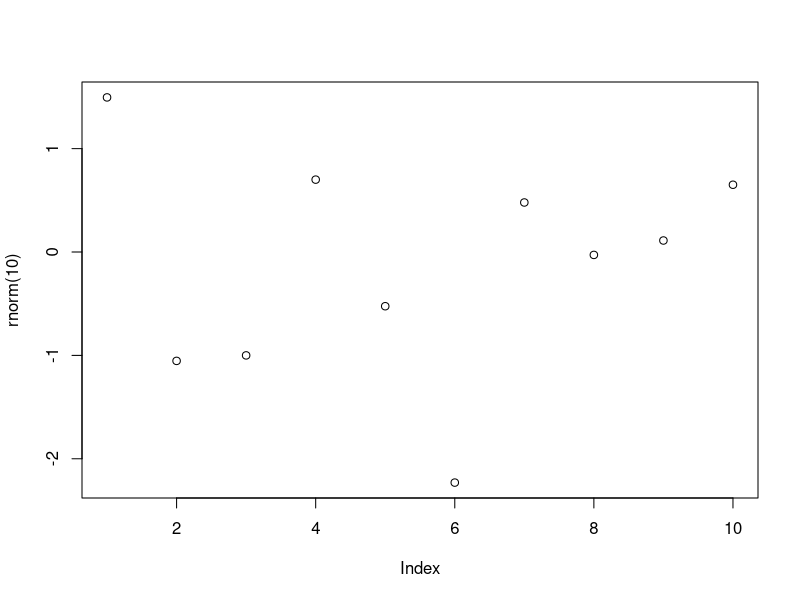

Write the R code that produced this figure. (Note: this script raises an error after producing the figure.)
# Help
?sample
args(sample)
args(mean)
args(sd)

# Funções Built-in
abs(-43)
sum(c(1:5))
mean(c(1:5))
round(c(1.1:5.8))
rev(c(1:5))
seq(1:5)
sort(rev(c(1:5)))
append(c(1:5), 6)

vec1 <- c(1.5, 2.5, 8.4, 3.7, 6.3)
vec2 <- rev(vec1)
vec2

# Funções dentro de funções
plot(rnorm(10))
mean(c(abs(vec1), abs(vec2)))

# Criando funções
myfunc <- function(x) { x + x}
myfunc(10)
class(myfunc)

myfunc2 <- function(a, b) {
  valor = a ^ b
  print(valor)
}
myfunc2(3,2)

jogando_dados <- function() {
  num <- sample(1:6, size = 1)
  num
}

jogando_dados()

# Escopo
print(num)
num <- c(1:6)
num

# Funções sem argumento
vec1 <- (10:13)
vec2 <- c('a', 'b', 'c', 'd')
vec3 <- c(6.5, 9.2, 11.9, 5.1)

myfunc3 <- function(...){
  df = data.frame(cbind(...))
  print(df)
}

myfunc3(vec1)

myfunc3(vec2, vec3)

myfunc3(vec1, vec2, vec3)

# Funções Built-in

x <- 1:1000000

# Função que calcula a raiz quadrada de cada elemento de um vetor
meu_sqrt <- function(numeros){
  resp <- numeric(length(numeros))
  for(i in seq_along(numeros)){
    resp[i] <- sqrt(numeros[i])
  }
  return(resp)
}

system.time(x2a <- meu_sqrt(x))

system.time(x2b <- sqrt(x))

identical(x2a, x2b)